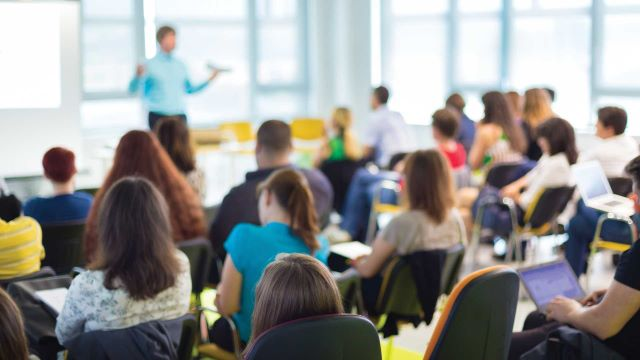
#> input picture 14-OpenCV/myimage.jpg, 640 x 360 px
$ python s-object_opacity_image.py
#> lines starting #> are read from the running program, lines starting #| are printed output that depends on the picture; after the words box and inside, x2 and y2 are one past the last pixel; in counts of white or black regions, pixels touching at a corner belong together
import cv2
import numpy as np

# Load image
img = cv2.imread('myimage.jpg')
#> img is the input picture: shape (360, 640, 3); mean B, G, R 146.9, 149.2, 149.4

# Initialize black image of same dimensions for drawing the rectangles
blk = np.zeros(img.shape, np.uint8)

# Draw rectangles
cv2.rectangle(blk, (100, 50), (300, 250), (255, 255, 255), -1)
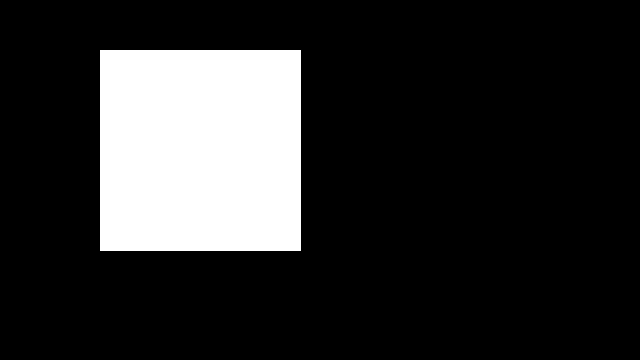
#> blk: shape (360, 640, 3); 17.5% white; 1 white region, box (x1, y1, x2, y2) and area: (100, 50, 301, 251) 40401

# Generate result by blending both images (opacity of rectangle image is 0.25 = 25 %)
out = cv2.addWeighted(img, 1.0, blk, 0.25, 1)
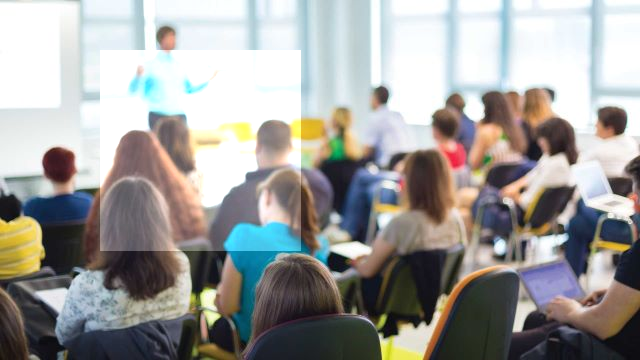
#> out: shape (360, 640, 3); mean B, G, R 155.4, 157.9, 158.7

cv2.imshow('Image', img)
cv2.imshow('Rects', blk)
cv2.imshow('Output', out)

cv2.waitKey(0)
cv2.destroyAllWindows()

$ run again, with 14-OpenCV/blackpinkjennie.png saved as 14-OpenCV/myimage.jpg
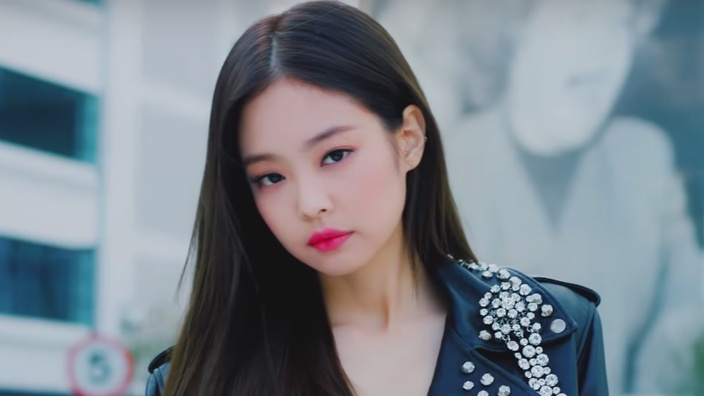
#> input picture 14-OpenCV/blackpinkjennie.png, 704 x 396 px
#> img is the input picture: shape (396, 704, 3); mean B, G, R 140.2, 131.8, 122.7
#> `cv2.rectangle(blk, (100, 50), (300, 250), (255, 255, 255), -1)`:
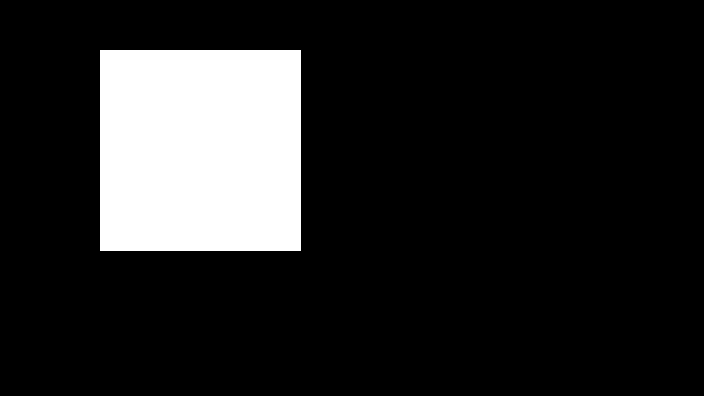
#> blk: shape (396, 704, 3); 14.5% white; 1 white region, box (x1, y1, x2, y2) and area: (100, 50, 301, 251) 40401
#> `out = cv2.addWeighted(img, 1.0, blk, 0.25, 1)`:
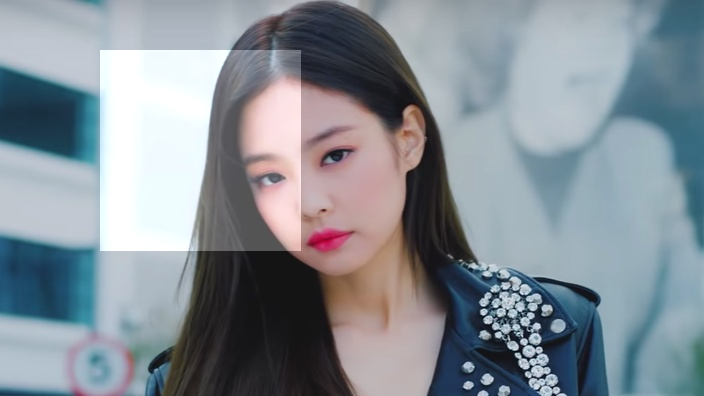
#> out: shape (396, 704, 3); mean B, G, R 149.6, 141.8, 133
